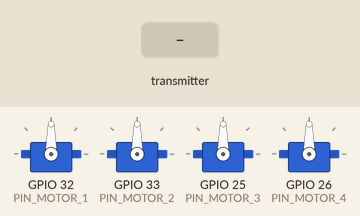
Recording of a sketch running on a simulated ESP32. Shown: 4 × servo. The inputs (shaded band) are chosen by the test bench. No radio packets arrive unless stated; nothing arrives over Bluetooth unless stated.

Above: at 4.2 s.
4.3 s: the transmitter starts sending velocidad = 0
At 5.1 s:
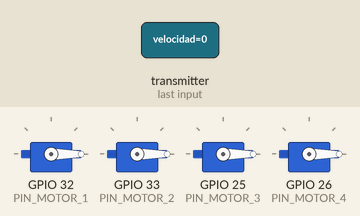
5.8 s: the transmitter starts sending velocidad = 1024
At 6.3 s:
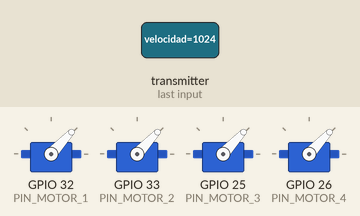
7.3 s: the transmitter starts sending velocidad = 2048
At 8.5 s:
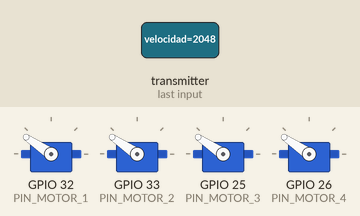
8.8 s: the transmitter starts sending velocidad = 4095
At 9.8 s:
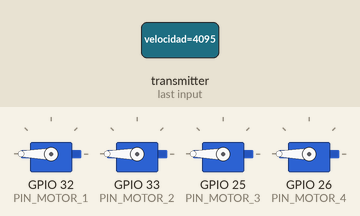
Timing chart, 0 to 11.3 s (numbered marks = the images above; inputs shaded):
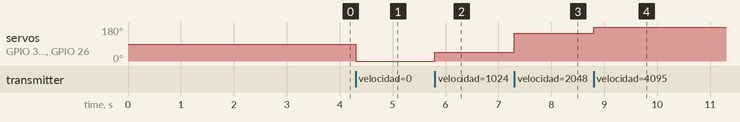

Measured:
- after the input at 4.3 s, servo on GPIO 32 (PIN_MOTOR_1), servo on GPIO 33 (PIN_MOTOR_2), servo on GPIO 25 (PIN_MOTOR_3), servo on GPIO 26 (PIN_MOTOR_4): 90° → 0° at once
- after the input at 5.8 s, servo on GPIO 32 (PIN_MOTOR_1), servo on GPIO 33 (PIN_MOTOR_2), servo on GPIO 25 (PIN_MOTOR_3), servo on GPIO 26 (PIN_MOTOR_4): 0° → 47° at once
- after the input at 7.3 s, servo on GPIO 32 (PIN_MOTOR_1), servo on GPIO 33 (PIN_MOTOR_2), servo on GPIO 25 (PIN_MOTOR_3), servo on GPIO 26 (PIN_MOTOR_4): 47° → 146° at once
- after the input at 8.8 s, servo on GPIO 32 (PIN_MOTOR_1), servo on GPIO 33 (PIN_MOTOR_2), servo on GPIO 25 (PIN_MOTOR_3), servo on GPIO 26 (PIN_MOTOR_4): 146° → 180° at once

The sketch:

AceleradorReceptor.ino
```cpp
#include <RF24.h>
#include <ESP32Servo.h>
#include "BluetoothSerial.h"

#if !defined(CONFIG_BT_ENABLED) || !defined(CONFIG_BLUEDROID_ENABLED)
#error Bluetooth is not enabled! Please run `make menuconfig` to and enable it
#endif
//Constantes
#define CE_PIN 27
#define CSN_PIN 17
#define ADDRESS 1234
#define PIN_MOTOR_1 32
#define PIN_MOTOR_2 33
#define PIN_MOTOR_3 25
#define PIN_MOTOR_4 26
#define TICK_DEBUG 100
#define VELOCIDAD_ESCALADA 3
#define VELOCIDAD_MAXIMA 1800

//variables
int velocidad = 1000 ;
int velocidad_anterior;
unsigned long currentTime = 0;

//inicializamos objetos
BluetoothSerial SerialBT;
RF24 radio(CE_PIN, CSN_PIN);
Servo motor1;
Servo motor2;
Servo motor3;
Servo motor4;

void setup() {
  //seriales
  Serial.begin(9600);
  SerialBT.begin();
  //configuracion comunicacion a rf del receptor
  radio.begin();
  radio.setDataRate(RF24_250KBPS);
  radio.openReadingPipe(1, ADDRESS);
  radio.startListening();
  //configuramos motores
  motor1.attach(PIN_MOTOR_1);  // Inicializa el motor brushless en el pin correspondiente
  motor2.attach(PIN_MOTOR_2);
  motor3.attach(PIN_MOTOR_3);
  motor4.attach(PIN_MOTOR_4);
  //nombre bluetooth y mensaje
  SerialBT.begin("LeviatanX"); //Bluetooth device name
  SerialBT.println("Start Bluetooth");
  delay(3000);
}

void loop() {

  if (radio.available()) //si hay comunicacion recibe mensaje
  {
    radio.read(&velocidad, sizeof(velocidad));//recibe mensaje

    //configuramos la potencia/velocidad al motor
    motor1.writeMicroseconds(velocidad);
    motor2.writeMicroseconds(velocidad);
    motor3.writeMicroseconds(velocidad);
    motor4.writeMicroseconds(velocidad);

    //imprimimos la velocidad
    if (millis() > currentTime + TICK_DEBUG)
    {
      SerialBT.print("Acelerador recibido: ");
      SerialBT.println(velocidad);
      currentTime = millis();
    }

  }
}
```
